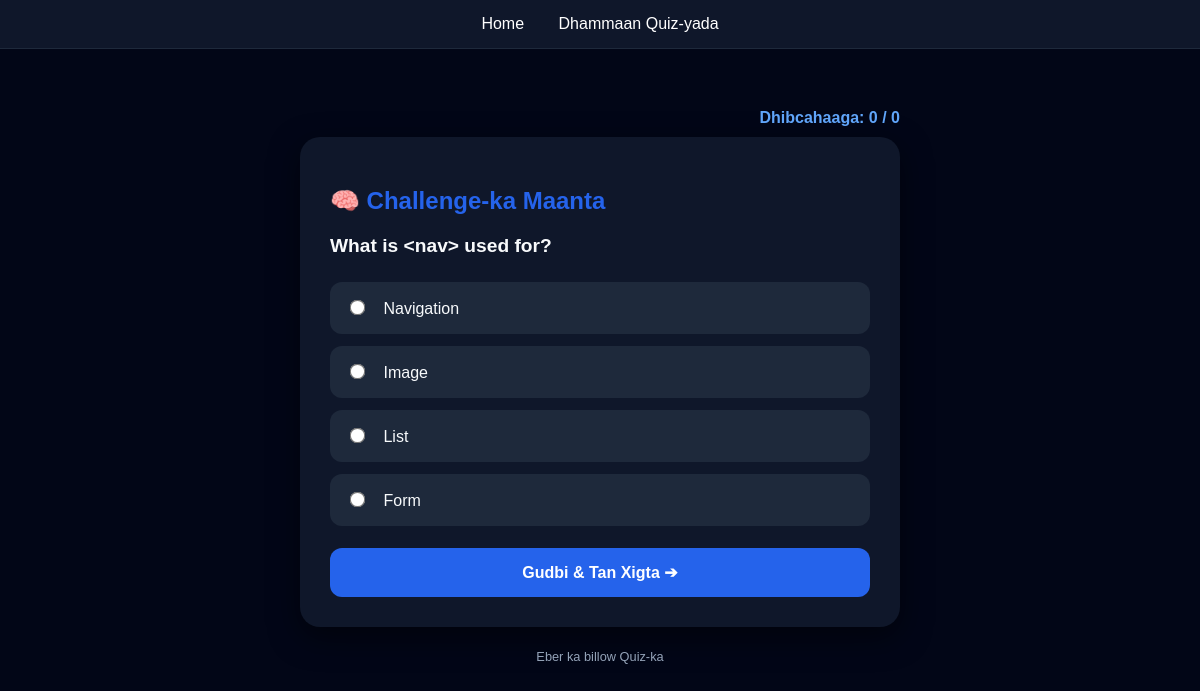
Page /quiz/ on the earlier database version.
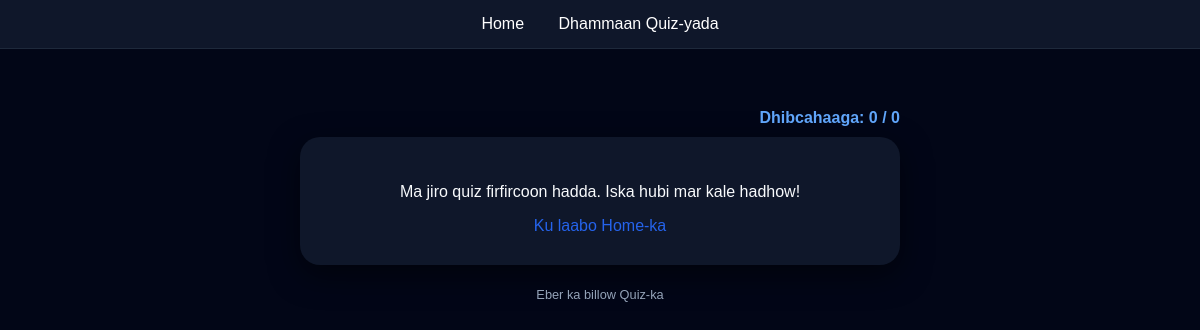
Same page on the later database version.
### core/models.py (models this page shows, shortened)
class Quiz(models.Model):
    question = models.CharField(max_length=500)
    option1 = models.CharField(max_length=255)
    option2 = models.CharField(max_length=255)
    option3 = models.CharField(max_length=255)
    option4 = models.CharField(max_length=255)
    correct_answer = models.CharField(max_length=255)
    is_active = models.BooleanField(default=True)
    created_at = models.DateTimeField(auto_now_add=True)
    class Meta:
        verbose_name_plural = "Quizzes"

### core/views.py (the view)
# urls.py: path('quiz/', views.quiz_page, name='quiz_page'),
def quiz_page(request):
    quizzes = Quiz.objects.filter(is_active=True)
    quiz = random.choice(quizzes) if quizzes.exists() else None
    score = request.session.get('quiz_score', 0)
    total = request.session.get('quiz_total', 0)
    return render(request, 'core/quiz.html', {
        'quiz': quiz,
        'score': score,
        'total': total
    })

### core/templates/core/quiz.html (shortened to what this page needs)
<!DOCTYPE html>
<html lang="en">
<head>
</head>
<body>
<div class="nav">
    <a href="/">Home</a>
    <a href="/quiz/">Dhammaan Quiz-yada</a>
</div>
<div class="container">
    <div style="text-align: right; margin-bottom: 10px; color: #60a5fa;">
        <b>Dhibcahaaga: {{ score }} / {{ total }}</b>
    </div>
    {% if quiz %}
    <div class="quiz-card">
        <h2 style="color: var(--primary);">🧠 Challenge-ka Maanta</h2>
        <p style="font-size: 1.2rem; margin-bottom: 25px;"><b>{{ quiz.question }}</b></p>
        <form method="POST" action="{% url 'submit_quiz' %}">
            <label class="option-label">
                <input type="radio" name="answer" value="{{ quiz.option1 }}" required> {{ quiz.option1 }}
            </label>
            <label class="option-label">
                <input type="radio" name="answer" value="{{ quiz.option2 }}"> {{ quiz.option2 }}
            </label>
            <label class="option-label">
                <input type="radio" name="answer" value="{{ quiz.option3 }}"> {{ quiz.option3 }}
            </label>
            <label class="option-label">
                <input type="radio" name="answer" value="{{ quiz.option4 }}"> {{ quiz.option4 }}
            </label>
            <button type="submit" class="btn">Gudbi & Tan Xigta ➔</button>
        </form>
    </div>
    {% else %}
        <div class="quiz-card" style="text-align: center;">
            <p>Ma jiro quiz firfircoon hadda. Iska hubi mar kale hadhow!</p>
            <a href="/" style="color: var(--primary); text-decoration: none;">Ku laabo Home-ka</a>
        </div>
    {% endif %}
    <div style="text-align: center; margin-top: 20px;">
        <a href="{% url 'reset_quiz' %}" style="color: #94a3b8; text-decoration: none; font-size: 0.8rem;">Eber ka billow Quiz-ka</a>
    </div>
</div>
</body>
</html>

Differences in the rows shown:
removed Quiz: question "What is <nav> used for?", option1 "Navigation", option2 "Image", option3 "List", option4 "Form"
Other differences:
form field answer: "☐ Navigation" → (not shown)
form field answer: "☐ Image" → (not shown)
form field answer: "☐ List" → (not shown)
form field answer: "☐ Form" → (not shown)
text no longer shown: "🧠 Challenge-ka Maanta Gudbi & Tan Xigta ➔"
text now shown: "Ma jiro quiz firfircoon hadda. Iska hubi mar kale hadhow! Ku laabo Home-ka"
